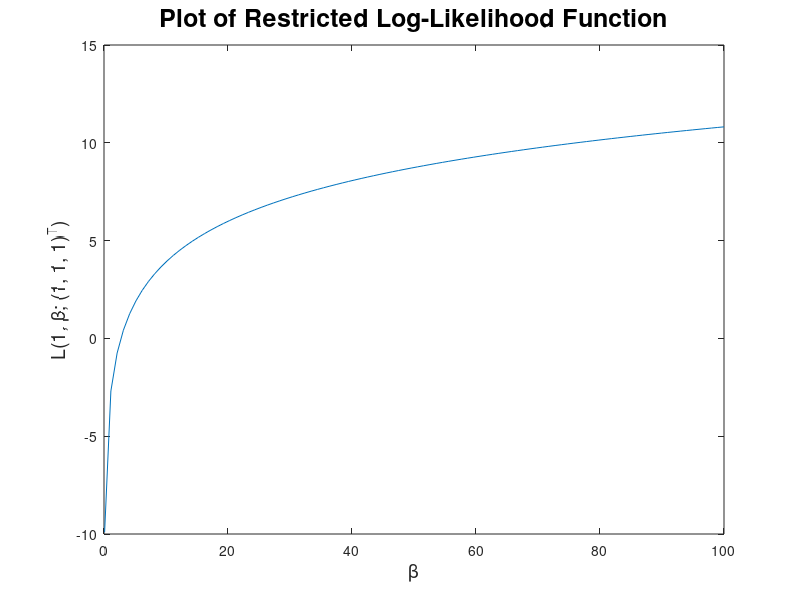

Here is the MATLAB script that generated this plot:
y = linspace(0.1,100,100);
z = 3.*log(y) - 3;

figure(1)
plot(y,z)
title('Plot of Restricted Log-Likelihood Function','fontsize',18)
xlabel('\beta','interpreter','tex','fontsize',14)
ylabel('L(1, \beta; (1, 1, 1)^{T})','interpreter','tex','fontsize',14)
